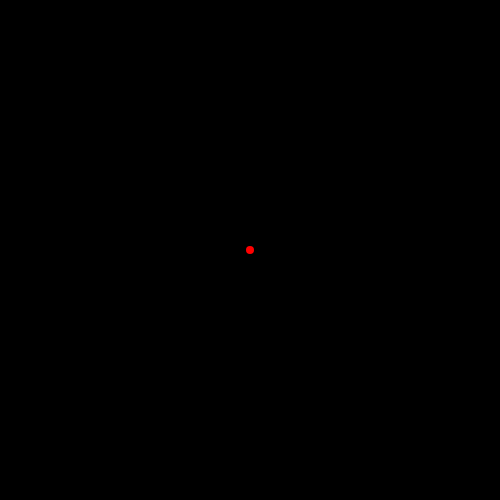
Frame 1 (no input)
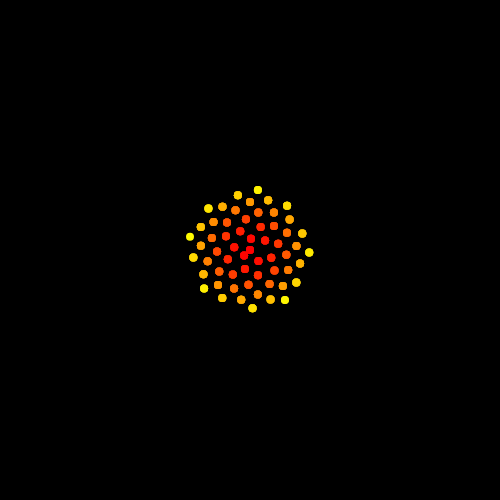
Frame 60 (no input)
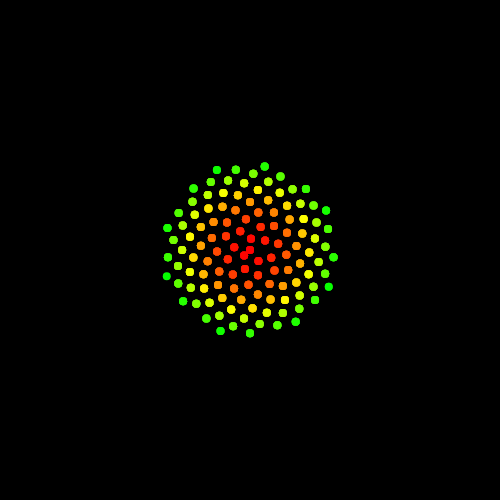
Frame 120 (the mouse pressed at the canvas centre since frame 60)

The p5.js sketch that drew these frames (run headless with seeded random() and noise() and a simulated clock; from frame 60 on, the mouse is pressed at the canvas centre):

// p5.js sketch
// ── sketch.js
let canvas;
let seeds = [];
let angle = 137.5;
let scl = 8;
let number = 0;
let shakeCheckbox;

function setup(){
    canvas = createCanvas(500,500);
    background(0);
    colorMode(HSB);
    angleMode(DEGREES)
    noStroke();

    shakeCheckbox = createCheckbox('Shake', false);
}

function draw(){
    colorMode(RGB);
    background(0,25);
    colorMode(HSB);
    translate(width/2, height/2);
    if(seeds.length < 10000){
        let r = scl * sqrt(number);
        let phi = number * angle;
        let seedPos = polarToCartesian(r,phi);
        let seed = new Seed(seedPos, number%255);
        number += 1;
        
        seeds.push(seed);
    } else{
        for (let i = 0; i < seeds.length; i++) {    

        }
    }

    for (let i = 0; i < seeds.length; i++) {
        if(i%3 == 0 && shakeCheckbox.checked()){
            seeds[i].shake();
        }
        seeds[i].draw();
    }
}

function polarToCartesian(r, angle){
    let x = r * cos(angle);
    let y = r * sin(angle);
    return createVector(x,y);
}

class Seed{
    constructor(pos, hu){
        this.pos = pos.copy();
        this.hu = hu;
    }

    update(){}
    shake(){
        this.pos.x += random(-2, 2);
        this.pos.y += random(-2, 2);
    }
    draw(){
        fill(this.hu, 255, 255);
        ellipse(this.pos.x, this.pos.y, 8,8);
    }
}
